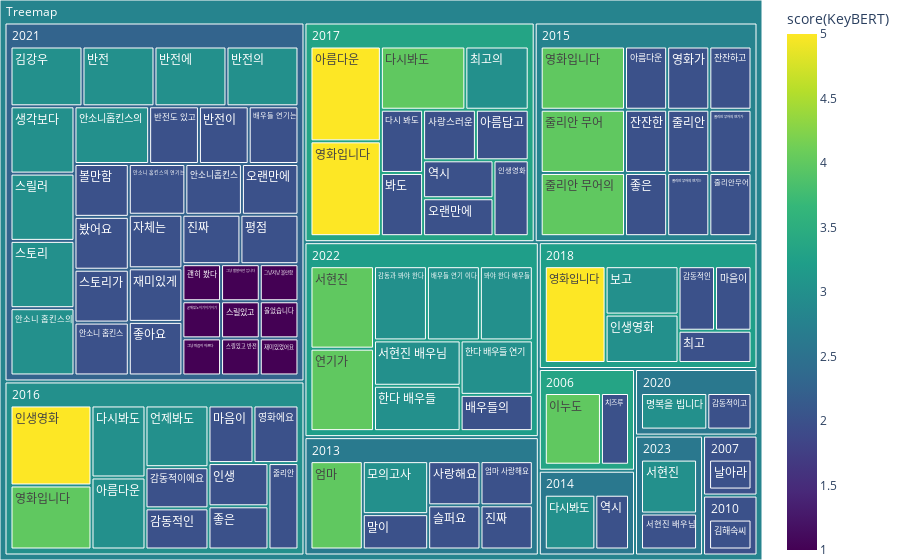

Write notebook code for a chart like this one.
### Code cell
# 연도별 주요 키워드 분포
wfc_colnames = [col for col in word_freq_categ.columns if col.find(TOKENIZER) != -1]
plot_treemap_wordfreq(word_freq_categ[wfc_colnames])

### Figure 1 — Plotly figure (JSON) as saved in the notebook; plotly's stock layout.template omitted (floating-point values rounded to 4 significant figures; data arrays with more than 128 entries replaced by an {"elided": "..."} marker saying what was removed)
{"data": [{"branchvalues": "total", "customdata": {"elided": "114x2 float values"}, "domain": {"x": [0, 1], "y": [0, 1]}, "hovertemplate": "labels=%{label}<br>score(KeyBERT)_sum=%{value}<br>parent=%{parent}<br>id=%{id}<br>score(KeyBERT)=%{color}<extra></extra>", "ids": ["Treemap/2022/감동과 봐야 한다", "Treemap/2020/감동적이고", "Treemap/2016/감동적이에요", "Treemap/2016/감동적인", "Treemap/2018/감동적인", "Treemap/2021/괜히 봤다", "Treemap/2021/굳재밌노이기이기이기", "Treemap/2021/그냥 마음이 아프다", "Treemap/2021/그냥 할말하안 입니다", "Treemap/2021/그냥저냥 볼만함", "Treemap/2021/김강우", "Treemap/2010/김해숙씨", "Treemap/2007/날아라", "Treemap/2017/다시 봐도", "Treemap/2014/다시봐도", "Treemap/2016/다시봐도", "Treemap/2017/다시봐도", "Treemap/2016/마음이", "Treemap/2018/마음이", "Treemap/2013/말이", "Treemap/2020/명복을 빕니다", "Treemap/2013/모의고사", "Treemap/2021/반전", "Treemap/2021/반전도 있고", "Treemap/2021/반전에", "Treemap/2021/반전의", "Treemap/2021/반전이", "Treemap/2022/배우들 연기 이다", "Treemap/2021/배우들 연기는", "Treemap/2022/배우들의", "Treemap/2018/보고", "Treemap/2021/볼만함", "Treemap/2017/봐도", "Treemap/2022/봐야 한다 배우들", "Treemap/2021/봤어요", "Treemap/2017/사랑스러운", "Treemap/2013/사랑해요", "Treemap/2021/생각보다", "Treemap/2022/서현진", "Treemap/2023/서현진", "Treemap/2022/서현진 배우님", "Treemap/2023/서현진 배우님", "Treemap/2021/스릴러", "Treemap/2021/스릴있고", "Treemap/2021/스릴있고 반전", "Treemap/2021/스토리", "Treemap/2021/스토리가", "Treemap/2013/슬퍼요", "Treemap/2015/아름다운", "Treemap/2016/아름다운", "Treemap/2017/아름다운", "Treemap/2017/아름답고", "Treemap/2021/안소니 홉킨스", "Treemap/2021/안소니 홉킨스의", "Treemap/2021/안소니 홉킨스의 연기는", "Treemap/2021/안소니홉킨스", "Treemap/2021/안소니홉킨스의", "Treemap/2016/언제봐도", "Treemap/2013/엄마", "Treemap/2013/엄마 사랑해요", "Treemap/2014/역시", "Treemap/2017/역시", "Treemap/2022/연기가", "Treemap/2015/영화가", "Treemap/2016/영화에요", "Treemap/2015/영화입니다", "Treemap/2016/영화입니다", "Treemap/2017/영화입니다", "Treemap/2018/영화입니다", "Treemap/2017/오랜만에", "Treemap/2021/오랜만에", "Treemap/2021/울었습니다", "Treemap/2006/이누도", "Treemap/2016/인생", "Treemap/2016/인생영화", "Treemap/2017/인생영화", "Treemap/2018/인생영화", "Treemap/2021/자체는", "Treemap/2015/잔잔하고", "Treemap/2015/잔잔한", "Treemap/2021/재미있게", "Treemap/2021/재미있었어요", "Treemap/2021/좋아요", "Treemap/2015/좋은", "Treemap/2016/좋은", "Treemap/2015/줄리안", "Treemap/2016/줄리안", "Treemap/2015/줄리안 무어", "Treemap/2015/줄리안 무어의", "Treemap/2015/줄리안 무어의 연기가", "Treemap/2015/줄리안 무어의 연기는", "Treemap/2015/줄리안무어", "Treemap/2013/진짜", "Treemap/2021/진짜", "Treemap/2018/최고", "Treemap/2017/최고의", "Treemap/2006/치즈루", "Treemap/2021/평점", "Treemap/2022/한다 배우들", "Treemap/2022/한다 배우들 연기", "Treemap/2006", "Treemap/2007", "Treemap/2010", "Treemap/2013", "Treemap/2014", "Treemap/2015", "Treemap/2016", "Treemap/2017", "Treemap/2018", "Treemap/2020", "Treemap/2021", "Treemap/2022", "Treemap/2023", "Treemap"], "labels": ["감동과 봐야 한다", "감동적이고", "감동적이에요", "감동적인", "감동적인", "괜히 봤다", "굳재밌노이기이기이기", "그냥 마음이 아프다", "그냥 할말하안 입니다", "그냥저냥 볼만함", "김강우", "김해숙씨", "날아라", "다시 봐도", "다시봐도", "다시봐도", "다시봐도", "마음이", "마음이", "말이", "명복을 빕니다", "모의고사", "반전", "반전도 있고", "반전에", "반전의", "반전이", "배우들 연기 이다", "배우들 연기는", "배우들의", "보고", "볼만함", "봐도", "봐야 한다 배우들", "봤어요", "사랑스러운", "사랑해요", "생각보다", "서현진", "서현진", "서현진 배우님", "서현진 배우님", "스릴러", "스릴있고", "스릴있고 반전", "스토리", "스토리가", "슬퍼요", "아름다운", "아름다운", "아름다운", "아름답고", "안소니 홉킨스", "안소니 홉킨스의", "안소니 홉킨스의 연기는", "안소니홉킨스", "안소니홉킨스의", "언제봐도", "엄마", "엄마 사랑해요", "역시", "역시", "연기가", "영화가", "영화에요", "영화입니다", "영화입니다", "영화입니다", "영화입니다", "오랜만에", "오랜만에", "울었습니다", "이누도", "인생", "인생영화", "인생영화", "인생영화", "자체는", "잔잔하고", "잔잔한", "재미있게", "재미있었어요", "좋아요", "좋은", "좋은", "줄리안", "줄리안", "줄리안 무어", "줄리안 무어의", "줄리안 무어의 연기가", "줄리안 무어의 연기는", "줄리안무어", "진짜", "진짜", "최고", "최고의", "치즈루", "평점", "한다 배우들", "한다 배우들 연기", "2006", "2007", "2010", "2013", "2014", "2015", "2016", "2017", "2018", "2020", "2021", "2022", "2023", "Treemap"], "marker": {"coloraxis": "coloraxis", "colors": [3, 2, 2, 2, 2, 1, 1, 1, 1, 1, 3, 2, 2, 2, 3, 3, 4, 2, 2, 2, 3, 3, 3, 2, 3, 3, 2, 3, 2, 2, 3, 2, 2, 3, 2, 2, 2, 3, 4, 3, 3, 2, 3, 1, 1, 3, 2, 2, 2, 3, 5, 2, 2, 3, 2, 2, 3, 3, 4, 2, 2, 2, 4, 2, 2, 4, 4, 5, 5, 2, 2, 1, 4, 2, 5, 2, 3, 2, 2, 2, 2, 1, 2, 2, 2, 2, 2, 4, 4, 2, 2, 2, 2, 2, 2, 3, 2, 2, 3, 3, 3.333, 2, 2, 2.647, 2.6, 2.8, 3, 3.323, 3.235, 2.6, 2.273, 3.214, 2.6, 2.805]}, "name": "", "parents": ["Treemap/2022", "Treemap/2020", "Treemap/2016", "Treemap/2016", "Treemap/2018", "Treemap/2021", "Treemap/2021", "Treemap/2021", "Treemap/2021", "Treemap/2021", "Treemap/2021", "Treemap/2010", "Treemap/2007", "Treemap/2017", "Treemap/2014", "Treemap/2016", "Treemap/2017", "Treemap/2016", "Treemap/2018", "Treemap/2013", "Treemap/2020", "Treemap/2013", "Treemap/2021", "Treemap/2021", "Treemap/2021", "Treemap/2021", "Treemap/2021", "Treemap/2022", "Treemap/2021", "Treemap/2022", "Treemap/2018", "Treemap/2021", "Treemap/2017", "Treemap/2022", "Treemap/2021", "Treemap/2017", "Treemap/2013", "Treemap/2021", "Treemap/2022", "Treemap/2023", "Treemap/2022", "Treemap/2023", "Treemap/2021", "Treemap/2021", "Treemap/2021", "Treemap/2021", "Treemap/2021", "Treemap/2013", "Treemap/2015", "Treemap/2016", "Treemap/2017", "Treemap/2017", "Treemap/2021", "Treemap/2021", "Treemap/2021", "Treemap/2021", "Treemap/2021", "Treemap/2016", "Treemap/2013", "Treemap/2013", "Treemap/2014", "Treemap/2017", "Treemap/2022", "Treemap/2015", "Treemap/2016", "Treemap/2015", "Treemap/2016", "Treemap/2017", "Treemap/2018", "Treemap/2017", "Treemap/2021", "Treemap/2021", "Treemap/2006", "Treemap/2016", "Treemap/2016", "Treemap/2017", "Treemap/2018", "Treemap/2021", "Treemap/2015", "Treemap/2015", "Treemap/2021", "Treemap/2021", "Treemap/2021", "Treemap/2015", "Treemap/2016", "Treemap/2015", "Treemap/2016", "Treemap/2015", "Treemap/2015", "Treemap/2015", "Treemap/2015", "Treemap/2015", "Treemap/2013", "Treemap/2021", "Treemap/2018", "Treemap/2017", "Treemap/2006", "Treemap/2021", "Treemap/2022", "Treemap/2022", "Treemap", "Treemap", "Treemap", "Treemap", "Treemap", "Treemap", "Treemap", "Treemap", "Treemap", "Treemap", "Treemap", "Treemap", "Treemap", ""], "type": "treemap", "values": [3, 2, 2, 2, 2, 1, 1, 1, 1, 1, 3, 2, 2, 2, 3, 3, 4, 2, 2, 2, 3, 3, 3, 2, 3, 3, 2, 3, 2, 2, 3, 2, 2, 3, 2, 2, 2, 3, 4, 3, 3, 2, 3, 1, 1, 3, 2, 2, 2, 3, 5, 2, 2, 3, 2, 2, 3, 3, 4, 2, 2, 2, 4, 2, 2, 4, 4, 5, 5, 2, 2, 1, 4, 2, 5, 2, 3, 2, 2, 2, 2, 1, 2, 2, 2, 2, 2, 4, 4, 2, 2, 2, 2, 2, 2, 3, 2, 2, 3, 3, 6, 2, 2, 17, 5, 30, 32, 31, 17, 5, 66, 28, 5, 246]}], "layout": {"coloraxis": {"cmid": null, "colorbar": {"title": {"text": "score(KeyBERT)"}}, "colorscale": [[0, "#440154"], [0.1111, "#482878"], [0.2222, "#3e4989"], [0.3333, "#31688e"], [0.4444, "#26828e"], [0.5556, "#1f9e89"], [0.6667, "#35b779"], [0.7778, "#6ece58"], [0.8889, "#b5de2b"], [1, "#fde725"]]}, "legend": {"tracegroupgap": 0}, "margin": {"b": 0, "l": 0, "r": 0, "t": 0}}}
